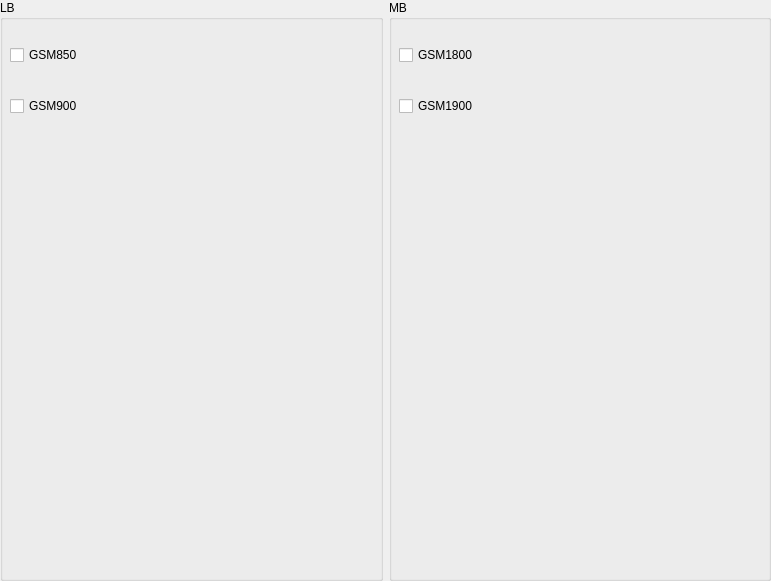
      <widget class="QWidget" name="page_gsm">
       <property name="geometry">
        <rect>
         <x>0</x>
         <y>0</y>
         <width>771</width>
         <height>581</height>
        </rect>
       </property>
       <attribute name="label">
        <string>GSM</string>
       </attribute>
       <widget class="QWidget" name="layoutWidget">
        <property name="geometry">
         <rect>
          <x>0</x>
          <y>0</y>
          <width>771</width>
          <height>581</height>
         </rect>
        </property>
        <layout class="QHBoxLayout" name="horizontalLayout_bnads_gsm">
         <item>
          <widget class="QGroupBox" name="groupBox_lb_gsm">
           <property name="title">
            <string>LB</string>
           </property>
           <widget class="QWidget" name="layoutWidget_7">
            <property name="geometry">
             <rect>
              <x>10</x>
              <y>20</y>
              <width>341</width>
              <height>121</height>
             </rect>
            </property>
            <layout class="QGridLayout" name="gridLayout_lb_gsm">
             <item row="0" column="0">
              <widget class="QCheckBox" name="gsm850">
               <property name="text">
                <string>GSM850</string>
               </property>
              </widget>
             </item>
             <item row="1" column="0">
              <widget class="QCheckBox" name="gsm900">
               <property name="text">
                <string>GSM900</string>
               </property>
              </widget>
             </item>
            </layout>
           </widget>
          </widget>
         </item>
         <item>
          <widget class="QGroupBox" name="groupBox_mb_gsm">
           <property name="title">
            <string>MB</string>
           </property>
           <widget class="QWidget" name="layoutWidget_8">
            <property name="geometry">
             <rect>
              <x>10</x>
              <y>20</y>
              <width>341</width>
              <height>121</height>
             </rect>
            </property>
            <layout class="QGridLayout" name="gridLayout_mb_gsm">
             <item row="1" column="0">
              <widget class="QCheckBox" name="gsm1900">
               <property name="text">
                <string>GSM1900</string>
               </property>
              </widget>
             </item>
             <item row="0" column="0">
              <widget class="QCheckBox" name="gsm1800">
               <property name="text">
                <string>GSM1800</string>
               </property>
              </widget>
             </item>
            </layout>
           </widget>
          </widget>
         </item>
        </layout>
       </widget>
      </widget>
